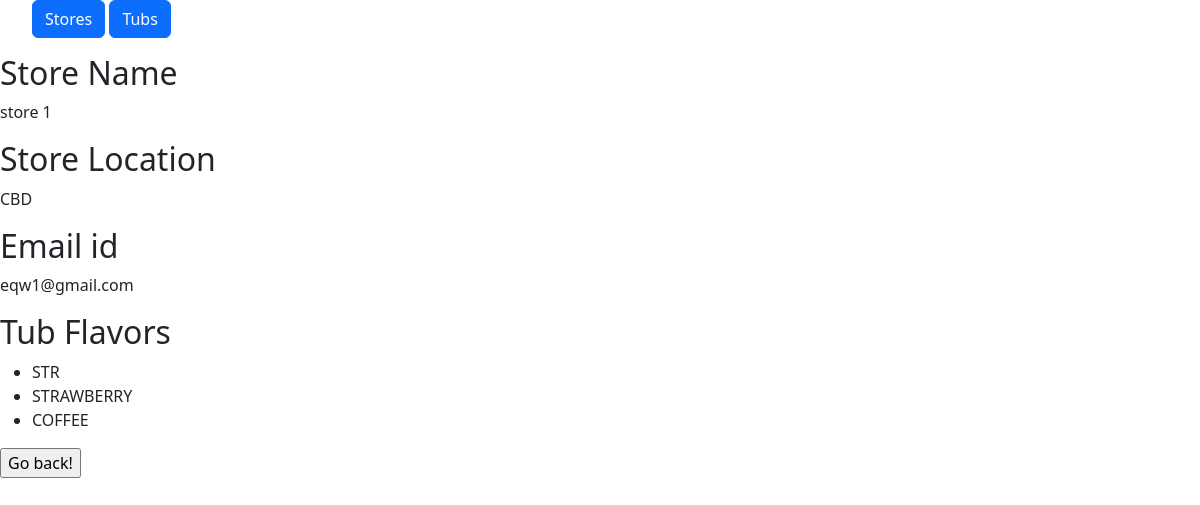
The page /1 on the database its author committed.
### icecream/models.py (models this page shows, shortened)
class store(models.Model):
    name = models.CharField(max_length=200)               #string field
    store_location = models.CharField(max_length=200)     #String field
    email_id = models.EmailField()                        #email field

class tub(models.Model):
    FLAVORS = [
        ('VANILLA', 'Vanilla'),
        ('CHOCOLATE', 'Chocolate'),
        ('STRAWBERRY', 'Strawberry'),
        ('MATCHA', 'Matcha'),
        ('COFFEE', 'Coffee'),
    ]
    store = models.ForeignKey(store, on_delete=models.CASCADE, related_name='tubs')
    flavor = models.CharField(max_length=15, choices=FLAVORS)          # for choices dropdown containing flaovors. Django documentation
    size = models.DecimalField(max_digits=7, decimal_places=2)
    is_vegan = models.BooleanField()
    is_gluten_free = models.BooleanField()

### icecream/views.py (the view)
# urls.py: path('<int:store_id>', views.details, name = 'details'),    #To get the store information in detail
def details(request, store_id):
    stores = store.objects.get(id= store_id)
    tubs = stores.tubs.all()
    return render(request, 'details.html', {'stores' : stores,'tubs':tubs})

### icecream/templates/details.html
{% extends 'base.html' %}
{% block content %}
  <h2>Store Name</h2>
  <p>{{ stores.name }}</p>
  <h2>Store Location</h2>
  <p>{{ stores.store_location }}</p>
  <h2>Email id</h2>
  <p>{{ stores.email_id }}</p>
  <h2>Tub Flavors</h2>
  {% if stores.tubs.all %}
    <ul>
    {% for tub in stores.tubs.all %}
      <li>{{ tub.flavor }}</li>
    {% endfor %}
    </ul>
  {% else %}
    <p>No tub flavors found for this store.</p>
  {% endif %}
  <form>
    <input type="button" value="Go back!" onclick="history.back()">
   </form>
{% endblock %}

### rows shown on the page
store: name "store 1", store_location "CBD", email_id "eqw1@gmail.com"
tub: flavor "STR"
tub: flavor "STRAWBERRY"
tub: flavor "COFFEE"
